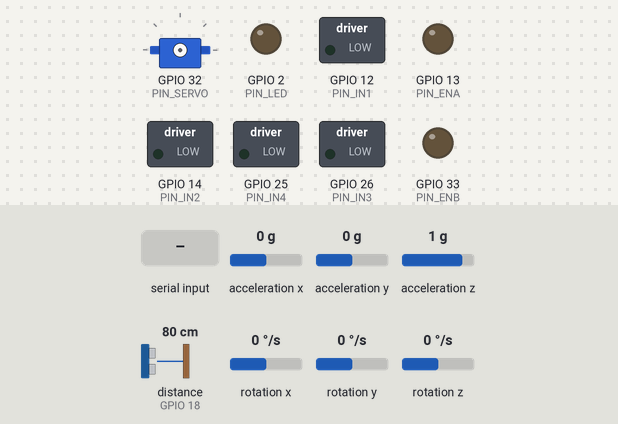
The program below on a simulated ESP32. On the bench: servo, switched loads named in the program (green lamp = pin HIGH), output pins drawn as LEDs (lit = HIGH). Wiring (inferred from the names in the program): ultrasonic range finder: trigger GPIO 5; echo GPIO 18. Dashed ring = blinking. The inputs (shaded band) are chosen by the test bench; at power-on: acceleration x 0 g, distance to the obstacle (sensor on GPIO 18) 80 cm, acceleration y 0 g, acceleration z 1 g, rotation x 0 °/s, rotation y 0 °/s, rotation z 0 °/s. The echo pulse lasts 58.3 µs per cm; the sensor or clock chip raises its interrupt line as the real part does; servo pulses on a pin are drawn as a servo (544–2400 µs = 0–180°); pins used as bus, display or sensor lines are not drawn; what the program prints to the serial monitor is not drawn.

Above: at 0.1 s.
At 0.6 s:
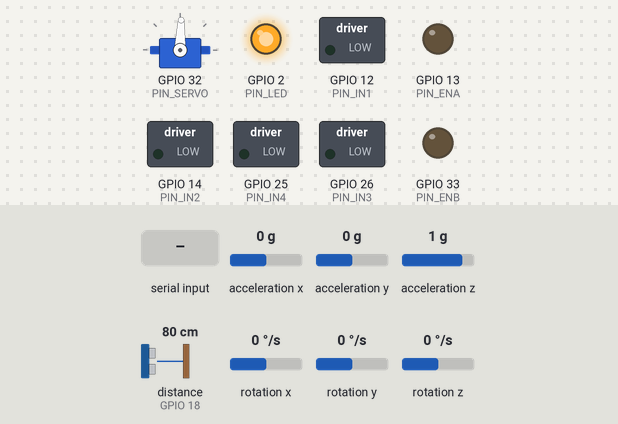
At 2.09 s:
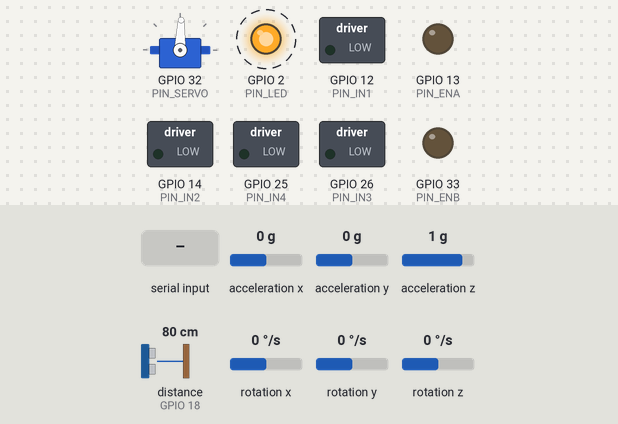
2.3 s: acceleration x set to -1.4 g
5.3 s: distance to the obstacle (sensor on GPIO 18) set to 2 cm
8.3 s: "1" received over Serial
11.3 s: acceleration y set to -1.4 g
14.3 s: acceleration z set to -1.4 g
17.3 s: "0" received over Serial
Timing chart, 0 to 21.3 s (numbered marks = the images above; inputs shaded):
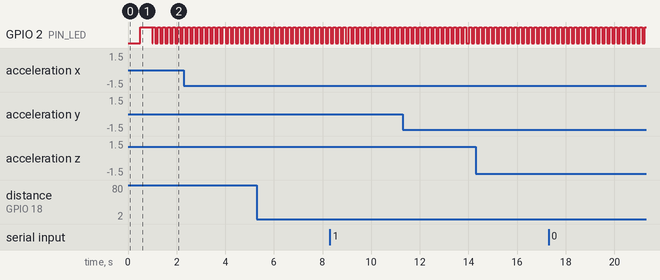

The program:

main.cpp
```cpp
// ===== FIRMWARE TEST: IMU + HC-SR04 + MOTOR (L298N) + SERVO, protokol biner =====
// Semua komunikasi dalam FRAME BINER (header AA 55 + CRC16), format di include/protocol.h.
//   ESP32 -> PC : TELEMETRY 20 Hz (RPY, gyro, akselerasi, jarak, status motor/servo)
//   PC -> ESP32 : CMD_MOTOR, CMD_STOP, CMD_SERVO, CMD_RESET_YAW
// Program PC: pc/robot_teleop.c (kontrol keyboard), pc/robot_rx.c (monitor saja).
// Pesan teks berawalan '#' hanya saat boot (parser PC mengabaikannya).
//
// Failsafe: motor berhenti jika tidak ada CMD_MOTOR/CMD_STOP selama CMD_TIMEOUT_MS (500 ms).
// Jarak invalid (timeout / di luar rentang) -> nilai valid sebelumnya; -1 = belum pernah valid.
//
// Wiring:
//   MPU6050 : SDA->GPIO21, SCL->GPIO22, VCC->3V3, GND, AD0->GND (0x68)
//   HC-SR04 : TRIG->GPIO5, ECHO->GPIO18 lewat pembagi (1k seri + 2k ke GND),
//             VCC->VIN (5V), GND bersama
//   L298N   : ENA->13, IN1->12, IN2->14, IN3->26, IN4->25, ENB->33
//             (jumper ENA/ENB dicabut; GPIO12 strapping pin, harus LOW saat boot)
//   Servo   : sinyal->GPIO32, daya dari 5V L298N (bukan dari ESP32)
//   LED     : onboard GPIO2 (kedip lambat = kalibrasi, kedip cepat = loop jalan)
//
// Saat boot IMU dikalibrasi beberapa detik: robot HARUS DIAM dan rata.
// Yaw drift pelan (tidak ada magnetometer).
#include <Arduino.h>
#include <Wire.h>
#include "I2Cdev.h"
#include "MPU6050_6Axis_MotionApps20.h"
#include "protocol.h"
#include <esp_timer.h>

// ---------- pin ----------
#define PIN_SDA 21
#define PIN_SCL 22
#define PIN_TRIG 5
#define PIN_ECHO 18
#define PIN_ENA 13    // PWM motor kiri
#define PIN_IN1 12    // strapping pin!
#define PIN_IN2 14
#define PIN_IN3 26
#define PIN_IN4 25
#define PIN_ENB 33    // PWM motor kanan
#define PIN_SERVO 32
#define PIN_LED 2      // LED biru onboard DevKit V1

// ---------- konstanta ----------
#define SEND_PERIOD_MS 50      // kirim frame ke PC (20 Hz)
#define SONAR_PERIOD_MS 50     // jeda antar trigger HC-SR04
#define ECHO_TIMEOUT_US 30000  // tanpa echo selama ini = invalid
#define DIST_MIN_CM 2.0f       // di luar rentang = invalid (nilai sebelumnya dipakai)
#define DIST_MAX_CM 400.0f
#define PWM_FREQ 1000          // PWM motor (Hz)
#define PWM_RES 8              // 8 bit -> duty 0..255
#define SERVO_FREQ 50
#define SERVO_RES 16
#define SERVO_MIN_US 500       // pulsa di 0 derajat
#define SERVO_MAX_US 2400      // pulsa di 180 derajat
#define SERVO_START_DEG 90
#define LED_SLOW_BLINK_US 500000  // kedip lambat saat kalibrasi: toggle tiap 0.5 s (1 Hz)
#define LED_FAST_BLINK_MS 100     // kedip cepat saat loop jalan: toggle tiap 100 ms (5 Hz)
#define CH_ENA 0               // kanal LEDC (dipakai di core 2.x; core 3.x pakai pin)
#define CH_ENB 1
#define CH_SERVO 2

// ================= MOTOR & SERVO =================
// PWM dibungkus agar kompatibel ESP32 Arduino core 2.x dan 3.x.
void pwmInit(uint8_t pin, uint8_t ch, uint32_t freq, uint8_t res) {
#if ESP_ARDUINO_VERSION_MAJOR >= 3
  ledcAttachChannel(pin, freq, res, ch);
#else
  ledcSetup(ch, freq, res);
  ledcAttachPin(pin, ch);
#endif
}

void pwmWrite(uint8_t pin, uint8_t ch, uint32_t duty) {
#if ESP_ARDUINO_VERSION_MAJOR >= 3
  (void)ch;
  ledcWrite(pin, duty);
#else
  (void)pin;
  ledcWrite(ch, duty);
#endif
}

int16_t motorL = 0, motorR = 0;  // kecepatan yang sedang dipakai
uint8_t servoDeg = SERVO_START_DEG;

// Matikan semua pin motor secepat mungkin (dipanggil paling awal di setup)
void motorPinsSafe() {
  const uint8_t pins[] = {PIN_ENA, PIN_IN1, PIN_IN2, PIN_IN3, PIN_IN4, PIN_ENB};
  for (uint8_t p : pins) {
    pinMode(p, OUTPUT);
    digitalWrite(p, LOW);
  }
}

void motorSide(uint8_t inA, uint8_t inB, uint8_t pinEn, uint8_t ch, int v) {
  if (v > 0) {
    digitalWrite(inA, HIGH);
    digitalWrite(inB, LOW);
  } else if (v < 0) {
    digitalWrite(inA, LOW);
    digitalWrite(inB, HIGH);
  } else {
    digitalWrite(inA, LOW);  // 0 = lepas (coast)
    digitalWrite(inB, LOW);
  }
  pwmWrite(pinEn, ch, abs(v));
}

void setMotor(int l, int r) {
  motorL = constrain(l, -255, 255);
  motorR = constrain(r, -255, 255);
  motorSide(PIN_IN1, PIN_IN2, PIN_ENA, CH_ENA, motorL);
  motorSide(PIN_IN3, PIN_IN4, PIN_ENB, CH_ENB, motorR);
}

void setServo(int deg) {
  servoDeg = constrain(deg, 0, 180);
  uint32_t us = SERVO_MIN_US + (uint32_t)(SERVO_MAX_US - SERVO_MIN_US) * servoDeg / 180;
  uint32_t duty = us * ((1UL << SERVO_RES) - 1) / (1000000UL / SERVO_FREQ);  // us -> duty
  pwmWrite(PIN_SERVO, CH_SERVO, duty);
}

void actuatorInit() {
  pwmInit(PIN_ENA, CH_ENA, PWM_FREQ, PWM_RES);
  pwmInit(PIN_ENB, CH_ENB, PWM_FREQ, PWM_RES);
  pwmInit(PIN_SERVO, CH_SERVO, SERVO_FREQ, SERVO_RES);
  setMotor(0, 0);
  setServo(SERVO_START_DEG);
}

// ================= IMU =================
MPU6050 mpu;
bool imuReady = false;
uint8_t fifoBuffer[64];
Quaternion q;
VectorFloat gravity;
float ypr[3] = {0, 0, 0};  // radian: [0]=yaw [1]=pitch [2]=roll
VectorInt16 gyroRaw, accRaw, accLin, accWorld;

// skala FIFO DMP (MotionApps20): gyro +-2000 dps, accel 1 g = 8192
#define GYRO_LSB_PER_DPS 16.4f
#define ACC_LSB_PER_G 8192.0f
#define G_MS2 9.80665f
float yawOffset = 0;       // derajat

void i2cScan() {
  Serial.print("# I2C scan:");
  int n = 0;
  for (uint8_t a = 1; a < 127; a++) {
    Wire.beginTransmission(a);
    if (Wire.endTransmission() == 0) {
      Serial.printf(" 0x%02X", a);
      n++;
    }
  }
  Serial.println(n ? "" : " tidak ada perangkat! cek kabel SDA/SCL/VCC/GND");
}

void imuInit() {
  Wire.begin(PIN_SDA, PIN_SCL);
  Wire.setClock(400000);
  i2cScan();

  mpu.initialize();
  if (!mpu.testConnection()) {
    Serial.println("# MPU6050 tidak merespon. Cek wiring/alamat. Lanjut tanpa IMU.");
    return;
  }
  uint8_t st = mpu.dmpInitialize();
  if (st != 0) {
    Serial.printf("# DMP gagal init (kode %u). Lanjut tanpa IMU.\n", st);
    return;
  }
  Serial.println("# Kalibrasi IMU... JANGAN DIGERAKKAN");
  mpu.CalibrateAccel(6);
  mpu.CalibrateGyro(6);
  Serial.println();
  mpu.setDMPEnabled(true);
  imuReady = true;
  Serial.println("# IMU siap");
}

void imuUpdate() {
  if (!imuReady) return;
  if (mpu.dmpGetCurrentFIFOPacket(fifoBuffer)) {
    mpu.dmpGetQuaternion(&q, fifoBuffer);
    mpu.dmpGetGravity(&gravity, &q);
    mpu.dmpGetYawPitchRoll(ypr, &q, &gravity);
    mpu.dmpGetGyro(&gyroRaw, fifoBuffer);
    mpu.dmpGetAccel(&accRaw, fifoBuffer);
    mpu.dmpGetLinearAccel(&accLin, &accRaw, &gravity);
    accWorld = accLin;
    accWorld.rotate(&q);  // putar ke frame dunia pakai quaternion
  }
}

float wrap180(float d) {
  while (d > 180) d -= 360;
  while (d < -180) d += 360;
  return d;
}

// ================= HC-SR04 =================
// Non-blocking: trigger berbasis millis(), durasi echo diukur via interrupt CHANGE.
volatile uint32_t echoStartUs = 0;
volatile uint32_t echoDurUs = 0;
volatile bool echoReady = false;

void IRAM_ATTR onEcho() {
  uint32_t now = micros();
  if (digitalRead(PIN_ECHO)) {
    echoStartUs = now;              // rising: mulai ukur
  } else {
    echoDurUs = now - echoStartUs;  // falling: selesai
    echoReady = true;
  }
}

uint32_t lastTrigMs = 0;
uint32_t trigUs = 0;
bool sonarWaiting = false;
float distance = -1;  // cm, data valid terakhir (-1 = belum pernah valid)

void sonarInit() {
  pinMode(PIN_TRIG, OUTPUT);
  digitalWrite(PIN_TRIG, LOW);
  pinMode(PIN_ECHO, INPUT);
  attachInterrupt(digitalPinToInterrupt(PIN_ECHO), onEcho, CHANGE);
}

void sonarUpdate() {
  uint32_t nowMs = millis();

  if (!sonarWaiting && nowMs - lastTrigMs >= SONAR_PERIOD_MS) {
    lastTrigMs = nowMs;
    echoReady = false;
    digitalWrite(PIN_TRIG, LOW);
    delayMicroseconds(2);
    digitalWrite(PIN_TRIG, HIGH);
    delayMicroseconds(10);
    digitalWrite(PIN_TRIG, LOW);
    trigUs = micros();
    sonarWaiting = true;
  }
  if (!sonarWaiting) return;

  if (echoReady) {
    noInterrupts();
    uint32_t dur = echoDurUs;
    echoReady = false;
    interrupts();
    float cm = dur * 0.0343f / 2.0f;  // kecepatan suara 343 m/s
    if (cm >= DIST_MIN_CM && cm <= DIST_MAX_CM) distance = cm;  // invalid: tetap nilai lama
    sonarWaiting = false;
  } else if (micros() - trigUs > ECHO_TIMEOUT_US) {
    sonarWaiting = false;  // timeout: tetap nilai lama
  }
}

// ================= komunikasi =================
uint8_t txSeq = 0;
FrameParser rx;
uint32_t lastCmdMs = 0;
bool failsafe = true;  // true = motor dihentikan karena belum/tidak ada perintah

void sendFrame(uint8_t type, const void *payload, uint8_t len) {
  uint8_t buf[FRAME_OVERHEAD + FRAME_MAX_PAYLOAD];
  size_t n = frame_build(buf, type, txSeq++, payload, len);
  Serial.write(buf, n);  // satu kali write, tidak terpotong
}

void handleFrame() {
  switch (rx.type) {
    case CMD_MOTOR:
      if (rx.len == sizeof(CmdMotorPayload)) {
        CmdMotorPayload c;
        memcpy(&c, rx.payload, sizeof(c));
        setMotor(c.left, c.right);
        lastCmdMs = millis();
        failsafe = false;
      }
      break;
    case CMD_STOP:
      setMotor(0, 0);
      lastCmdMs = millis();
      failsafe = false;
      break;
    case CMD_SERVO:
      if (rx.len == sizeof(CmdServoPayload)) setServo(((CmdServoPayload *)rx.payload)->deg);
      break;
    case CMD_RESET_YAW:
      yawOffset = ypr[0] * RAD_TO_DEG;
      break;
  }
}

void sendTelemetry() {
  const float kG = 1.0f / GYRO_LSB_PER_DPS;
  const float kA = G_MS2 / ACC_LSB_PER_G;
  TelemetryPayload p;
  p.t_ms  = millis();
  p.roll  = ypr[2] * RAD_TO_DEG;
  p.pitch = ypr[1] * RAD_TO_DEG;
  p.yaw   = wrap180(ypr[0] * RAD_TO_DEG - yawOffset);
  p.gx  = gyroRaw.x * kG;   p.gy  = gyroRaw.y * kG;   p.gz  = gyroRaw.z * kG;
  p.lax = accLin.x * kA;    p.lay = accLin.y * kA;    p.laz = accLin.z * kA;
  p.wax = accWorld.x * kA;  p.way = accWorld.y * kA;  p.waz = accWorld.z * kA;
  p.dist_cm = distance;
  p.motor_l = motorL;
  p.motor_r = motorR;
  p.servo_deg = servoDeg;
  p.flags = (failsafe ? TLM_FLAG_FAILSAFE : 0) | (imuReady ? TLM_FLAG_IMU_OK : 0);
  sendFrame(FRAME_TYPE_TELEMETRY, &p, sizeof(p));
}

// ================= LED status =================
// Kalibrasi/inisialisasi : kedip lambat (dari esp_timer, karena kalibrasi memblok setup)
// Loop berjalan          : kedip cepat 5 Hz, di-toggle dari loop() (bukan timer),
//                          jadi jika loop macet LED ikut berhenti berkedip.
esp_timer_handle_t ledTimer = nullptr;
bool ledState = false;

void ledBlinkCb(void *) {
  ledState = !ledState;
  digitalWrite(PIN_LED, ledState);
}

void ledStartSlowBlink() {
  pinMode(PIN_LED, OUTPUT);
  esp_timer_create_args_t args = {};
  args.callback = ledBlinkCb;
  args.name = "led";
  esp_timer_create(&args, &ledTimer);
  esp_timer_start_periodic(ledTimer, LED_SLOW_BLINK_US);
}

void ledStopSlowBlink() {
  esp_timer_stop(ledTimer);
  esp_timer_delete(ledTimer);
  ledTimer = nullptr;
}

// ================= main =================
uint32_t lastSendMs = 0;

void setup() {
  motorPinsSafe();  // PALING AWAL: cegah robot loncat saat boot
  ledStartSlowBlink();
  Serial.begin(115200);
  delay(500);
  Serial.println("# FIRMWARE TEST IMU + HC-SR04 + MOTOR + SERVO (protokol biner)");
  actuatorInit();
  sonarInit();
  imuInit();
  parser_init(&rx);
  while (Serial.available()) Serial.read();  // buang perintah yang menumpuk saat kalibrasi
  ledStopSlowBlink();
  Serial.println("# Siap. Mulai kirim frame telemetri.");
}

void loop() {
  // kedip cepat = tanda loop berjalan
  static uint32_t lastLedMs = 0;
  if (millis() - lastLedMs >= LED_FAST_BLINK_MS) {
    lastLedMs = millis();
    ledState = !ledState;
    digitalWrite(PIN_LED, ledState);
  }

  imuUpdate();
  sonarUpdate();

  while (Serial.available()) {
    if (parser_feed(&rx, (uint8_t)Serial.read())) handleFrame();
  }

  // failsafe motor
  if (!failsafe && millis() - lastCmdMs > CMD_TIMEOUT_MS) {
    setMotor(0, 0);
    failsafe = true;
  }

  if (millis() - lastSendMs >= SEND_PERIOD_MS) {
    lastSendMs = millis();
    sendTelemetry();
  }
}
```

protocol.h
```cpp
// ===== Protokol biner ESP32 <-> PC =====
// File ini dipakai BERSAMA oleh firmware (src/main.cpp) dan program PC (pc/*.c).
// Ubah format di sini saja, lalu compile ulang keduanya.
//
// Susunan SATU frame (dua arah sama; multi-byte little-endian):
//
//   offset  ukuran  isi
//   0       1       HDR0 = 0xAA
//   1       1       HDR1 = 0x55
//   2       1       TYPE  (lihat FRAME_TYPE_* / CMD_*)
//   3       1       LEN   = panjang payload (byte)
//   4       1       SEQ   = nomor urut 0..255 (deteksi frame hilang)
//   5       LEN     PAYLOAD
//   5+LEN   2       CRC16-CCITT (low byte dulu), dihitung dari TYPE s/d akhir PAYLOAD
//
// ESP32 -> PC (20 Hz):
//   0x01 TELEMETRY  TelemetryPayload (62 byte)
//
// PC -> ESP32:
//   0x10 CMD_MOTOR      CmdMotorPayload: int16 kiri, int16 kanan (-255..255, negatif = mundur)
//   0x11 CMD_STOP       (tanpa payload)  stop kedua motor
//   0x12 CMD_SERVO      CmdServoPayload: uint8 sudut 0..180
//   0x13 CMD_RESET_YAW  (tanpa payload)  yaw = 0
//
// Failsafe: ESP32 menghentikan motor jika tidak menerima CMD_MOTOR/CMD_STOP
// selama CMD_TIMEOUT_MS. PC wajib mengirim ulang perintah motor (keepalive ~100 ms).
// Servo tidak terkena failsafe.
#ifndef PROTOCOL_H
#define PROTOCOL_H

#include <stdint.h>
#include <stddef.h>
#include <stdbool.h>
#include <string.h>

#define FRAME_HDR0 0xAA
#define FRAME_HDR1 0x55
#define FRAME_OVERHEAD 7  // HDR0 HDR1 TYPE LEN SEQ + CRC(2)
#define FRAME_MAX_PAYLOAD 128

// tipe frame
#define FRAME_TYPE_TELEMETRY 0x01
#define CMD_MOTOR 0x10
#define CMD_STOP 0x11
#define CMD_SERVO 0x12
#define CMD_RESET_YAW 0x13

#define CMD_TIMEOUT_MS 500

// bit TelemetryPayload.flags
#define TLM_FLAG_FAILSAFE 0x01  // motor sedang dihentikan oleh failsafe
#define TLM_FLAG_IMU_OK 0x02    // IMU terdeteksi & DMP jalan

typedef struct __attribute__((packed)) {
  uint32_t t_ms;            // millis() ESP32 saat frame dibuat
  float roll, pitch, yaw;   // derajat, yaw -180..180
  float gx, gy, gz;         // gyro, deg/s
  float lax, lay, laz;      // akselerasi linear frame sensor, m/s^2
  float wax, way, waz;      // akselerasi linear frame dunia, m/s^2
  float dist_cm;            // jarak HC-SR04, cm (-1 = belum pernah valid)
  int16_t motor_l, motor_r; // kecepatan motor yang SEDANG dipakai (-255..255)
  uint8_t servo_deg;        // sudut servo sekarang
  uint8_t flags;            // TLM_FLAG_*
} TelemetryPayload;

typedef struct __attribute__((packed)) {
  int16_t left, right;  // -255..255
} CmdMotorPayload;

typedef struct __attribute__((packed)) {
  uint8_t deg;  // 0..180
} CmdServoPayload;

#ifdef __cplusplus
static_assert(sizeof(TelemetryPayload) == 62, "ukuran TelemetryPayload harus 62 byte");
#else
_Static_assert(sizeof(TelemetryPayload) == 62, "ukuran TelemetryPayload harus 62 byte");
#endif

// ---------------- CRC ----------------
// CRC-16/CCITT-FALSE: poly 0x1021, init 0xFFFF. Bisa dipanggil bertahap.
static inline uint16_t crc16_ccitt(uint16_t crc, const uint8_t *data, size_t len) {
  while (len--) {
    crc ^= (uint16_t)(*data++) << 8;
    for (int i = 0; i < 8; i++)
      crc = (crc & 0x8000) ? (uint16_t)((crc << 1) ^ 0x1021) : (uint16_t)(crc << 1);
  }
  return crc;
}

// ---------------- bangun frame ----------------
// Tulis frame ke out (ukuran minimal FRAME_OVERHEAD + len). Return panjang frame.
static inline size_t frame_build(uint8_t *out, uint8_t type, uint8_t seq,
                                 const void *payload, uint8_t len) {
  out[0] = FRAME_HDR0;
  out[1] = FRAME_HDR1;
  out[2] = type;
  out[3] = len;
  out[4] = seq;
  if (len) memcpy(&out[5], payload, len);
  uint16_t crc = crc16_ccitt(0xFFFF, &out[2], 3 + (size_t)len);
  out[5 + len] = (uint8_t)(crc & 0xFF);
  out[6 + len] = (uint8_t)(crc >> 8);
  return FRAME_OVERHEAD + (size_t)len;
}

// ---------------- parser (state machine per byte) ----------------
// Byte di luar frame (mis. teks '#' saat boot) otomatis dibuang.
typedef enum { PS_HDR0, PS_HDR1, PS_TYPE, PS_LEN, PS_SEQ, PS_PAYLOAD, PS_CRC_L, PS_CRC_H } ParseState;

typedef struct {
  ParseState state;
  uint8_t type, len, seq, idx;
  uint8_t payload[FRAME_MAX_PAYLOAD];
  uint16_t crc_rx;
  // statistik
  uint32_t ok, crc_err, len_err, lost;
  int last_seq;  // -1 = belum ada
} FrameParser;

static inline void parser_init(FrameParser *p) {
  memset(p, 0, sizeof(*p));
  p->state = PS_HDR0;
  p->last_seq = -1;
}

// Masukkan satu byte. Return true jika satu frame valid lengkap
// (hasil di p->type, p->len, p->seq, p->payload).
static inline bool parser_feed(FrameParser *p, uint8_t b) {
  switch (p->state) {
    case PS_HDR0:
      if (b == FRAME_HDR0) p->state = PS_HDR1;
      break;
    case PS_HDR1:
      if (b == FRAME_HDR1) p->state = PS_TYPE;
      else p->state = (b == FRAME_HDR0) ? PS_HDR1 : PS_HDR0;  // AA AA 55 tetap tersinkron
      break;
    case PS_TYPE:
      p->type = b;
      p->state = PS_LEN;
      break;
    case PS_LEN:
      if (b > FRAME_MAX_PAYLOAD) {  // panjang mustahil -> sinkron ulang
        p->len_err++;
        p->state = PS_HDR0;
      } else {
        p->len = b;
        p->state = PS_SEQ;
      }
      break;
    case PS_SEQ:
      p->seq = b;
      p->idx = 0;
      p->state = p->len ? PS_PAYLOAD : PS_CRC_L;
      break;
    case PS_PAYLOAD:
      p->payload[p->idx++] = b;
      if (p->idx >= p->len) p->state = PS_CRC_L;
      break;
    case PS_CRC_L:
      p->crc_rx = b;
      p->state = PS_CRC_H;
      break;
    case PS_CRC_H: {
      p->crc_rx |= (uint16_t)b << 8;
      p->state = PS_HDR0;
      uint8_t head[3] = {p->type, p->len, p->seq};
      uint16_t crc = crc16_ccitt(0xFFFF, head, 3);
      crc = crc16_ccitt(crc, p->payload, p->len);
      if (crc != p->crc_rx) {
        p->crc_err++;
        return false;
      }
      if (p->last_seq >= 0) p->lost += (uint8_t)(p->seq - p->last_seq - 1);
      p->last_seq = p->seq;
      p->ok++;
      return true;
    }
  }
  return false;
}

#endif
```

Measured:
- by itself, GPIO 2 (PIN_LED): alternates HIGH for 0.10 s and LOW for 0.10 s
